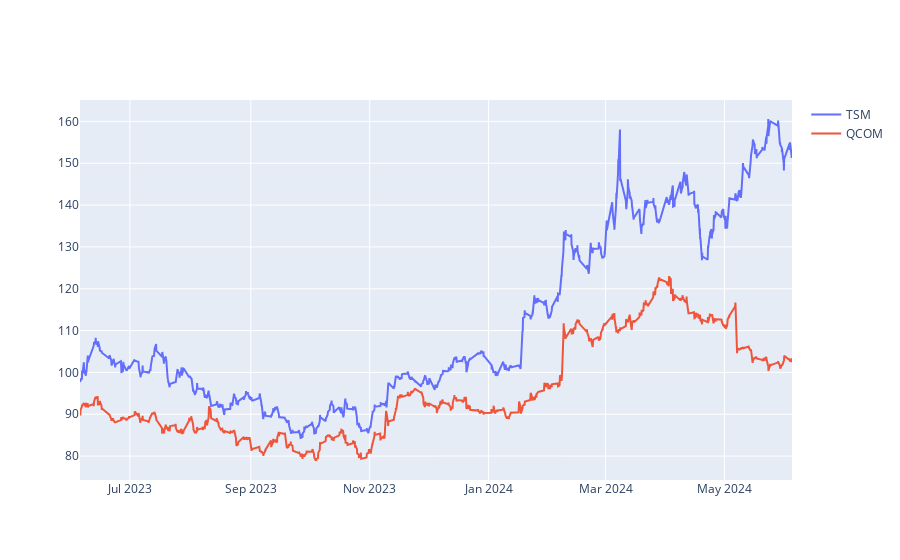

The code cell stored with this chart in its notebook:
### Code cell
# plot both tickers on go figure

fig = go.Figure()
fig.add_trace(go.Scatter(x=tsm_data.index, y=tsm_data['Close'], name='TSM'))
fig.add_trace(go.Scatter(x=qcom_data.index, y=qcom_data['Close'], name='QCOM'))

fig.show()

### Figure 1 — Plotly figure (JSON) as saved in the notebook; plotly's stock layout.template omitted (floating-point values rounded to 4 significant figures; data arrays with more than 128 entries replaced by an {"elided": "..."} marker saying what was removed)
{"data": [{"name": "TSM", "type": "scatter", "x": {"elided": "1756 str values"}, "y": {"elided": "1756 float values"}}, {"name": "QCOM", "type": "scatter", "x": {"elided": "1756 str values"}, "y": {"elided": "1756 float values"}}], "layout": {}}
